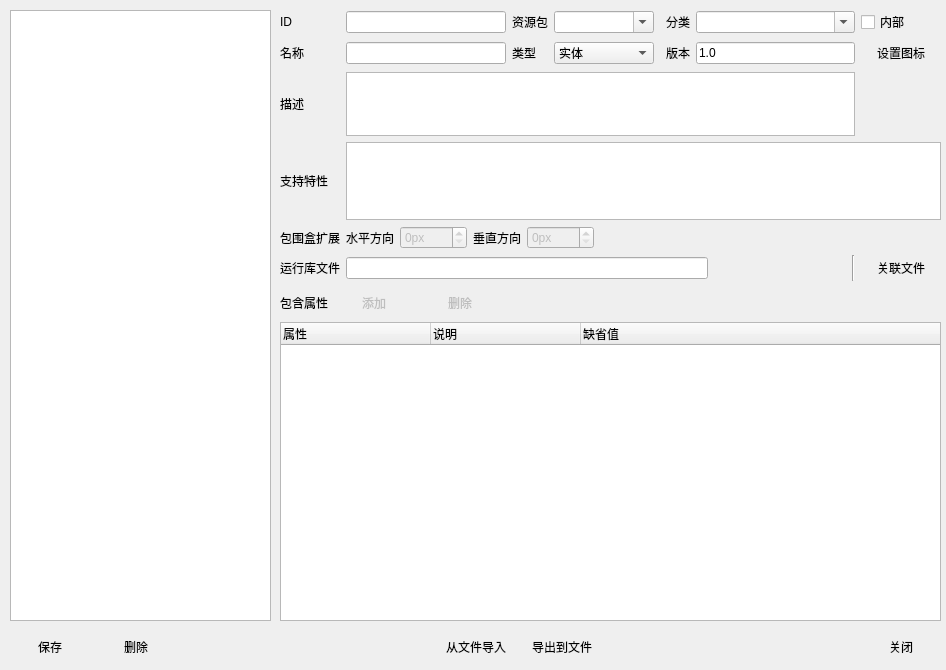
<?xml version="1.0" encoding="UTF-8"?>
<ui version="4.0">
 <class>PluginManageWindow</class>
 <widget class="QWidget" name="PluginManageWindow">
  <property name="geometry">
   <rect>
    <x>0</x>
    <y>0</y>
    <width>946</width>
    <height>670</height>
   </rect>
  </property>
  <property name="windowTitle">
   <string>插件管理</string>
  </property>
  <property name="windowIcon">
   <iconset resource="orion2.qrc">
    <normaloff>:/images/unique32.png</normaloff>:/images/unique32.png</iconset>
  </property>
  <widget class="QWidget" name="layoutWidget">
   <property name="geometry">
    <rect>
     <x>10</x>
     <y>630</y>
     <width>931</width>
     <height>34</height>
    </rect>
   </property>
   <layout class="QHBoxLayout" name="horizontalLayout_5">
    <item>
     <widget class="QPushButton" name="savepushButton">
      <property name="text">
       <string>保存</string>
      </property>
      <property name="icon">
       <iconset resource="orion2.qrc">
        <normaloff>:/images/add.png</normaloff>:/images/add.png</iconset>
      </property>
      <property name="iconSize">
       <size>
        <width>24</width>
        <height>24</height>
       </size>
      </property>
      <property name="flat">
       <bool>true</bool>
      </property>
     </widget>
    </item>
    <item>
     <widget class="QPushButton" name="deletepushButton">
      <property name="text">
       <string>删除</string>
      </property>
      <property name="icon">
       <iconset resource="orion2.qrc">
        <normaloff>:/images/chinamap.png</normaloff>:/images/chinamap.png</iconset>
      </property>
      <property name="iconSize">
       <size>
        <width>24</width>
        <height>24</height>
       </size>
      </property>
      <property name="flat">
       <bool>true</bool>
      </property>
     </widget>
    </item>
    <item>
     <spacer name="horizontalSpacer_3">
      <property name="orientation">
       <enum>Qt::Horizontal</enum>
      </property>
      <property name="sizeHint" stdset="0">
       <size>
        <width>40</width>
        <height>20</height>
       </size>
      </property>
     </spacer>
    </item>
    <item>
     <widget class="QPushButton" name="jsonimppushButton">
      <property name="text">
       <string>从文件导入</string>
      </property>
      <property name="icon">
       <iconset resource="orion2.qrc">
        <normaloff>:/images/export.png</normaloff>:/images/export.png</iconset>
      </property>
      <property name="iconSize">
       <size>
        <width>24</width>
        <height>24</height>
       </size>
      </property>
      <property name="flat">
       <bool>true</bool>
      </property>
     </widget>
    </item>
    <item>
     <widget class="QPushButton" name="jsonexppushButton">
      <property name="text">
       <string>导出到文件</string>
      </property>
      <property name="icon">
       <iconset resource="orion2.qrc">
        <normaloff>:/images/import.png</normaloff>:/images/import.png</iconset>
      </property>
      <property name="iconSize">
       <size>
        <width>24</width>
        <height>24</height>
       </size>
      </property>
      <property name="shortcut">
       <string>Ctrl+S</string>
      </property>
      <property name="flat">
       <bool>true</bool>
      </property>
     </widget>
    </item>
    <item>
     <spacer name="horizontalSpacer_5">
      <property name="orientation">
       <enum>Qt::Horizontal</enum>
      </property>
      <property name="sizeHint" stdset="0">
       <size>
        <width>40</width>
        <height>20</height>
       </size>
      </property>
     </spacer>
    </item>
    <item>
     <widget class="QPushButton" name="cancelpushButton">
      <property name="text">
       <string>关闭</string>
      </property>
      <property name="icon">
       <iconset resource="orion2.qrc">
        <normaloff>:/images/cancel.png</normaloff>:/images/cancel.png</iconset>
      </property>
      <property name="iconSize">
       <size>
        <width>24</width>
        <height>24</height>
       </size>
      </property>
      <property name="flat">
       <bool>true</bool>
      </property>
     </widget>
    </item>
   </layout>
  </widget>
  <widget class="QWidget" name="layoutWidget">
   <property name="geometry">
    <rect>
     <x>280</x>
     <y>10</y>
     <width>661</width>
     <height>271</height>
    </rect>
   </property>
   <layout class="QGridLayout" name="gridLayout">
    <item row="6" column="0">
     <widget class="QLabel" name="label_10">
      <property name="text">
       <string>运行库文件</string>
      </property>
     </widget>
    </item>
    <item row="4" column="0">
     <widget class="QLabel" name="label_12">
      <property name="text">
       <string>支持特性</string>
      </property>
     </widget>
    </item>
    <item row="3" column="0">
     <widget class="QLabel" name="label_3">
      <property name="text">
       <string>描述</string>
      </property>
     </widget>
    </item>
    <item row="0" column="0">
     <widget class="QLabel" name="label">
      <property name="text">
       <string>ID</string>
      </property>
     </widget>
    </item>
    <item row="3" column="1" colspan="6">
     <widget class="QPlainTextEdit" name="plainTextEdit">
      <property name="maximumSize">
       <size>
        <width>16777215</width>
        <height>64</height>
       </size>
      </property>
     </widget>
    </item>
    <item row="2" column="6">
     <widget class="QLineEdit" name="versionlineEdit">
      <property name="inputMask">
       <string>0.000</string>
      </property>
      <property name="text">
       <string>1.0</string>
      </property>
     </widget>
    </item>
    <item row="2" column="7">
     <widget class="QPushButton" name="iconpushButton">
      <property name="text">
       <string>设置图标</string>
      </property>
      <property name="flat">
       <bool>true</bool>
      </property>
     </widget>
    </item>
    <item row="2" column="5">
     <widget class="QLabel" name="label_4">
      <property name="text">
       <string>版本</string>
      </property>
     </widget>
    </item>
    <item row="2" column="2">
     <widget class="QLabel" name="label_7">
      <property name="text">
       <string>类型</string>
      </property>
     </widget>
    </item>
    <item row="0" column="1">
     <widget class="QLineEdit" name="idlineEdit">
      <property name="sizePolicy">
       <sizepolicy hsizetype="Expanding" vsizetype="Fixed">
        <horstretch>0</horstretch>
        <verstretch>0</verstretch>
       </sizepolicy>
      </property>
     </widget>
    </item>
    <item row="3" column="7">
     <widget class="PictureWidget" name="iconwidget" native="true"/>
    </item>
    <item row="2" column="3">
     <widget class="QComboBox" name="typecomboBox">
      <property name="sizePolicy">
       <sizepolicy hsizetype="Preferred" vsizetype="Fixed">
        <horstretch>0</horstretch>
        <verstretch>0</verstretch>
       </sizepolicy>
      </property>
      <property name="editable">
       <bool>false</bool>
      </property>
      <property name="currentIndex">
       <number>0</number>
      </property>
      <item>
       <property name="text">
        <string>实体</string>
       </property>
      </item>
      <item>
       <property name="text">
        <string>行为</string>
       </property>
      </item>
      <item>
       <property name="text">
        <string>特效</string>
       </property>
      </item>
      <item>
       <property name="text">
        <string>系统</string>
       </property>
      </item>
     </widget>
    </item>
    <item row="4" column="1" colspan="7">
     <widget class="QListWidget" name="attrlistWidget">
      <property name="textElideMode">
       <enum>Qt::ElideRight</enum>
      </property>
      <property name="resizeMode">
       <enum>QListView::Adjust</enum>
      </property>
      <property name="viewMode">
       <enum>QListView::IconMode</enum>
      </property>
      <property name="uniformItemSizes">
       <bool>false</bool>
      </property>
     </widget>
    </item>
    <item row="0" column="2">
     <widget class="QLabel" name="label_5">
      <property name="text">
       <string>资源包</string>
      </property>
     </widget>
    </item>
    <item row="0" column="3">
     <widget class="QComboBox" name="pkgcomboBox">
      <property name="sizePolicy">
       <sizepolicy hsizetype="Preferred" vsizetype="Fixed">
        <horstretch>0</horstretch>
        <verstretch>0</verstretch>
       </sizepolicy>
      </property>
      <property name="minimumSize">
       <size>
        <width>100</width>
        <height>0</height>
       </size>
      </property>
      <property name="editable">
       <bool>true</bool>
      </property>
     </widget>
    </item>
    <item row="0" column="5">
     <widget class="QLabel" name="label_6">
      <property name="text">
       <string>分类</string>
      </property>
     </widget>
    </item>
    <item row="2" column="0">
     <widget class="QLabel" name="label_2">
      <property name="text">
       <string>名称</string>
      </property>
     </widget>
    </item>
    <item row="2" column="1">
     <widget class="QLineEdit" name="namelineEdit">
      <property name="sizePolicy">
       <sizepolicy hsizetype="Expanding" vsizetype="Fixed">
        <horstretch>0</horstretch>
        <verstretch>0</verstretch>
       </sizepolicy>
      </property>
     </widget>
    </item>
    <item row="0" column="6">
     <widget class="QComboBox" name="categorycomboBox">
      <property name="sizePolicy">
       <sizepolicy hsizetype="Preferred" vsizetype="Fixed">
        <horstretch>0</horstretch>
        <verstretch>0</verstretch>
       </sizepolicy>
      </property>
      <property name="editable">
       <bool>true</bool>
      </property>
     </widget>
    </item>
    <item row="0" column="7">
     <widget class="QCheckBox" name="systemcheckBox">
      <property name="text">
       <string>内部</string>
      </property>
     </widget>
    </item>
    <item row="5" column="0" colspan="8">
     <layout class="QHBoxLayout" name="horizontalLayout_3">
      <item>
       <widget class="QLabel" name="label_9">
        <property name="text">
         <string>包围盒扩展</string>
        </property>
       </widget>
      </item>
      <item>
       <widget class="QLabel" name="label_8">
        <property name="text">
         <string>水平方向</string>
        </property>
       </widget>
      </item>
      <item>
       <widget class="QSpinBox" name="exthspinBox">
        <property name="enabled">
         <bool>false</bool>
        </property>
        <property name="suffix">
         <string>px</string>
        </property>
        <property name="prefix">
         <string/>
        </property>
        <property name="maximum">
         <number>9999</number>
        </property>
       </widget>
      </item>
      <item>
       <widget class="QLabel" name="label_13">
        <property name="text">
         <string>垂直方向</string>
        </property>
       </widget>
      </item>
      <item>
       <widget class="QSpinBox" name="extvspinBox">
        <property name="enabled">
         <bool>false</bool>
        </property>
        <property name="suffix">
         <string>px</string>
        </property>
        <property name="prefix">
         <string/>
        </property>
        <property name="maximum">
         <number>9999</number>
        </property>
       </widget>
      </item>
      <item>
       <spacer name="horizontalSpacer_2">
        <property name="orientation">
         <enum>Qt::Horizontal</enum>
        </property>
        <property name="sizeHint" stdset="0">
         <size>
          <width>40</width>
          <height>20</height>
         </size>
        </property>
       </spacer>
      </item>
     </layout>
    </item>
    <item row="6" column="1" colspan="7">
     <layout class="QHBoxLayout" name="horizontalLayout_4">
      <item>
       <widget class="QLineEdit" name="filelineEdit">
        <property name="sizePolicy">
         <sizepolicy hsizetype="Expanding" vsizetype="Fixed">
          <horstretch>1</horstretch>
          <verstretch>0</verstretch>
         </sizepolicy>
        </property>
        <property name="readOnly">
         <bool>true</bool>
        </property>
       </widget>
      </item>
      <item>
       <widget class="QPushButton" name="importpushButton">
        <property name="text">
         <string/>
        </property>
        <property name="icon">
         <iconset resource="orion2.qrc">
          <normaloff>:/images/import.png</normaloff>:/images/import.png</iconset>
        </property>
        <property name="flat">
         <bool>true</bool>
        </property>
       </widget>
      </item>
      <item>
       <widget class="QPushButton" name="exportpushButton">
        <property name="text">
         <string/>
        </property>
        <property name="icon">
         <iconset resource="orion2.qrc">
          <normaloff>:/images/export.png</normaloff>:/images/export.png</iconset>
        </property>
        <property name="flat">
         <bool>true</bool>
        </property>
       </widget>
      </item>
      <item>
       <widget class="QPushButton" name="clearpushButton">
        <property name="text">
         <string/>
        </property>
        <property name="icon">
         <iconset resource="orion2.qrc">
          <normaloff>:/images/crash.png</normaloff>:/images/crash.png</iconset>
        </property>
        <property name="flat">
         <bool>true</bool>
        </property>
       </widget>
      </item>
      <item>
       <widget class="Line" name="line">
        <property name="orientation">
         <enum>Qt::Vertical</enum>
        </property>
       </widget>
      </item>
      <item>
       <widget class="QPushButton" name="filepushButton">
        <property name="text">
         <string>关联文件</string>
        </property>
        <property name="flat">
         <bool>true</bool>
        </property>
       </widget>
      </item>
     </layout>
    </item>
   </layout>
  </widget>
  <widget class="QWidget" name="layoutWidget">
   <property name="geometry">
    <rect>
     <x>280</x>
     <y>290</y>
     <width>661</width>
     <height>331</height>
    </rect>
   </property>
   <layout class="QVBoxLayout" name="verticalLayout" stretch="0,1">
    <property name="sizeConstraint">
     <enum>QLayout::SetDefaultConstraint</enum>
    </property>
    <item>
     <layout class="QHBoxLayout" name="horizontalLayout_6">
      <item>
       <widget class="QLabel" name="label_11">
        <property name="text">
         <string>包含属性</string>
        </property>
       </widget>
      </item>
      <item>
       <widget class="QPushButton" name="addproppushButton">
        <property name="enabled">
         <bool>false</bool>
        </property>
        <property name="text">
         <string>添加</string>
        </property>
        <property name="icon">
         <iconset resource="orion2.qrc">
          <normaloff>:/images/add.png</normaloff>:/images/add.png</iconset>
        </property>
        <property name="flat">
         <bool>true</bool>
        </property>
       </widget>
      </item>
      <item>
       <widget class="QPushButton" name="delproppushButton">
        <property name="enabled">
         <bool>false</bool>
        </property>
        <property name="text">
         <string>删除</string>
        </property>
        <property name="icon">
         <iconset resource="orion2.qrc">
          <normaloff>:/images/delete.png</normaloff>:/images/delete.png</iconset>
        </property>
        <property name="flat">
         <bool>true</bool>
        </property>
       </widget>
      </item>
      <item>
       <spacer name="horizontalSpacer">
        <property name="orientation">
         <enum>Qt::Horizontal</enum>
        </property>
        <property name="sizeHint" stdset="0">
         <size>
          <width>40</width>
          <height>20</height>
         </size>
        </property>
       </spacer>
      </item>
     </layout>
    </item>
    <item>
     <widget class="OrionTreeWidget" name="proptreeWidget">
      <property name="sizePolicy">
       <sizepolicy hsizetype="Expanding" vsizetype="Expanding">
        <horstretch>1</horstretch>
        <verstretch>0</verstretch>
       </sizepolicy>
      </property>
      <attribute name="headerVisible">
       <bool>true</bool>
      </attribute>
      <attribute name="headerDefaultSectionSize">
       <number>150</number>
      </attribute>
      <attribute name="headerMinimumSectionSize">
       <number>150</number>
      </attribute>
      <column>
       <property name="text">
        <string notr="true">属性</string>
       </property>
      </column>
      <column>
       <property name="text">
        <string>说明</string>
       </property>
      </column>
      <column>
       <property name="text">
        <string>缺省值</string>
       </property>
      </column>
     </widget>
    </item>
   </layout>
  </widget>
  <widget class="OrionTreeWidget" name="plugintreeWidget">
   <property name="geometry">
    <rect>
     <x>10</x>
     <y>10</y>
     <width>261</width>
     <height>611</height>
    </rect>
   </property>
   <attribute name="headerVisible">
    <bool>false</bool>
   </attribute>
   <column>
    <property name="text">
     <string>插件目录</string>
    </property>
   </column>
  </widget>
 </widget>
 <customwidgets>
  <customwidget>
   <class>PictureWidget</class>
   <extends>QWidget</extends>
   <header>picturewidget.h</header>
   <container>1</container>
  </customwidget>
  <customwidget>
   <class>OrionTreeWidget</class>
   <extends>QTreeWidget</extends>
   <header>oriontreewidget.h</header>
  </customwidget>
 </customwidgets>
 <resources>
  <include location="orion2.qrc"/>
 </resources>
 <connections/>
</ui>
